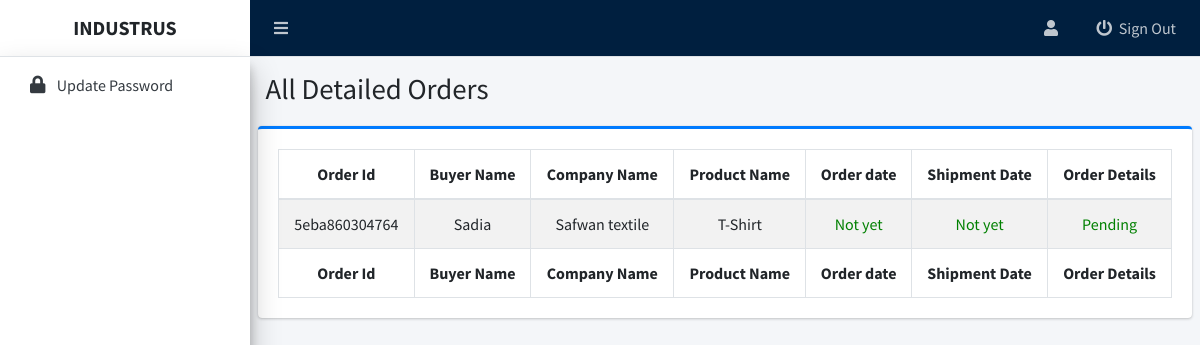
The app's page /admin/detailed-orders.php, older data.
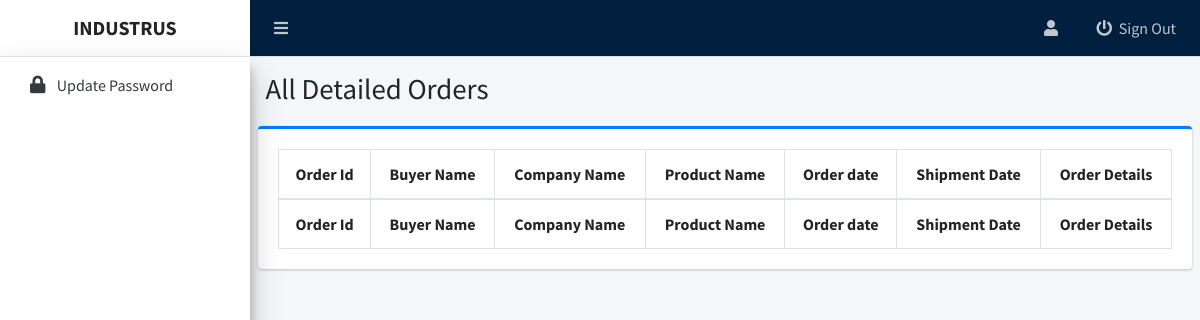
The same page, newer data.
### tables this page shows
CREATE TABLE `order_details` (
  `orderId` varchar(50) NOT NULL,
  `user_id` int(11) NOT NULL,
  `buyerName` varchar(200) NOT NULL,
  `companyName` varchar(200) NOT NULL,
  `productName` varchar(100) NOT NULL,
  `productPrice` varchar(100) NOT NULL,
  `composition` varchar(100) NOT NULL,
  `fabricsWeight` varchar(100) NOT NULL,
  `samplePcs` varchar(10) NOT NULL,
  `fabricConstruction` varchar(100) NOT NULL,
  `febricDescription` varchar(100) NOT NULL,
  `productSketch` varchar(200) NOT NULL,
  `yarnDescription` varchar(150) NOT NULL,
  `frontMeasurementSketch` varchar(200) NOT NULL,
  `backMeasurementSketch` varchar(200) NOT NULL,
  `collarMeasurementSketch` varchar(200) NOT NULL,
  `frontSewingSkecth` varchar(200) NOT NULL,
  `frontPlacketSkecth` varchar(200) NOT NULL,
  `slideSlitSkecth` varchar(200) NOT NULL,
  `pcs_per_box` varchar(15) NOT NULL,
  `shipmentDate` varchar(100) NOT NULL,
  `detailOrderDate` varchar(100) NOT NULL,
  `sampleOrderDate` varchar(100) NOT NULL,
  `finishedDate` varchar(50) NOT NULL,
  `status` int(11) NOT NULL DEFAULT 0 COMMENT '0=sampledefault,1=sample_accepted,2=sample_rejected,3=pendingDetails,4 = userImputted,5=task-allocated,6=Order-in-production, 7 =order_finished'
);

### admin/detailed-orders.php (the view, shortened to what this page needs)
<?php
include 'includes/admin-header.php';
include 'includes/admin-navbar.php';
include 'includes/admin-sidebar.php';
$conn = connect();
$sql = "SELECT * FROM order_details WHERE status IN (3,4,5,6)";
$stmt = $conn->prepare($sql);
$stmt->execute();
$result = $stmt->get_result();
while ($data = $result->fetch_assoc()) {
    $row[] = $data;
}
?>
<section class="content-header">
    <div class="container-fluid">
        <div class="row">
            <div class="col-sm-6">
                <h1>All Detailed Orders </h1>
            </div>
        </div>
    </div>
</section>
<section class="content py-1">
    <div class="card card-primary card-outline">
        <div class="card-body">
            <table id="example2" class="table table-bordered table-hover table-striped text-center">
                <thead>
                    <tr class="">
                        <th>Order Id</th>
                        <th>Buyer Name</th>
                        <th>Company Name</th>
                        <th>Product Name</th>
                        <th>Order date</th>
                        <th>Shipment Date</th>
                        <th>Order Details</th>
                    </tr>
                </thead>
                <tbody>
                    <?php
                    if (isset($row)) {
                        foreach ($row as $value) { ?>
                            <tr>
                                <td><?= $value['orderId'] ?></td>
                                <td><?= $value['buyerName'] ?></td>
                                <td><?= $value['companyName'] ?></td>
                                <td><?= $value['productName'] ?></td>
                                <td style='color:green;'><?php if ($value['detailOrderDate'] !== '') {
                                                                echo $value['detailOrderDate'];
                                                            } else {
                                                                echo 'Not yet';
                                                            } ?></td>
                                <td style='color:green;'><?php if ($value['shipmentDate'] !== '') {
                                                                echo $value['shipmentDate'];
                                                            } else {
                                                                echo 'Not yet';
                                                            } ?></td>
                                <td style='color:green;'>
                                    <?php
                                    if (($value['status'] == 3)) {
                                        echo 'Pending';
                                    } else { ?>
                                        <a href="view-order-details?order-id=<?= $value['orderId'] ?>" class="btn btn-info btn-sm"><i class="fas fa-eye"></i> View</a>
                                    <?php } ?> </td>
                            </tr>
                    <?php }
                    } ?>
                </tbody>
                <tfoot>
                    <tr>
                        <th>Order Id</th>
                        <th>Buyer Name</th>
                        <th>Company Name</th>
                        <th>Product Name</th>
                        <th>Order date</th>
                        <th>Shipment Date</th>
                        <th>Order Details</th>
                    </tr>
                </tfoot>
            </table>
        </div>
    </div>
</section>
<?php include 'includes/admin-footer.php'; ?>
</body>
</html>

Row changes from the older to the newer data that the page shows:
removed order_details: orderId "5eba860304764", buyerName "Sadia", companyName "Safwan textile", productName "T-Shirt", detailOrderDate "Not yet", shipmentDate "Not yet", status "Pending"
